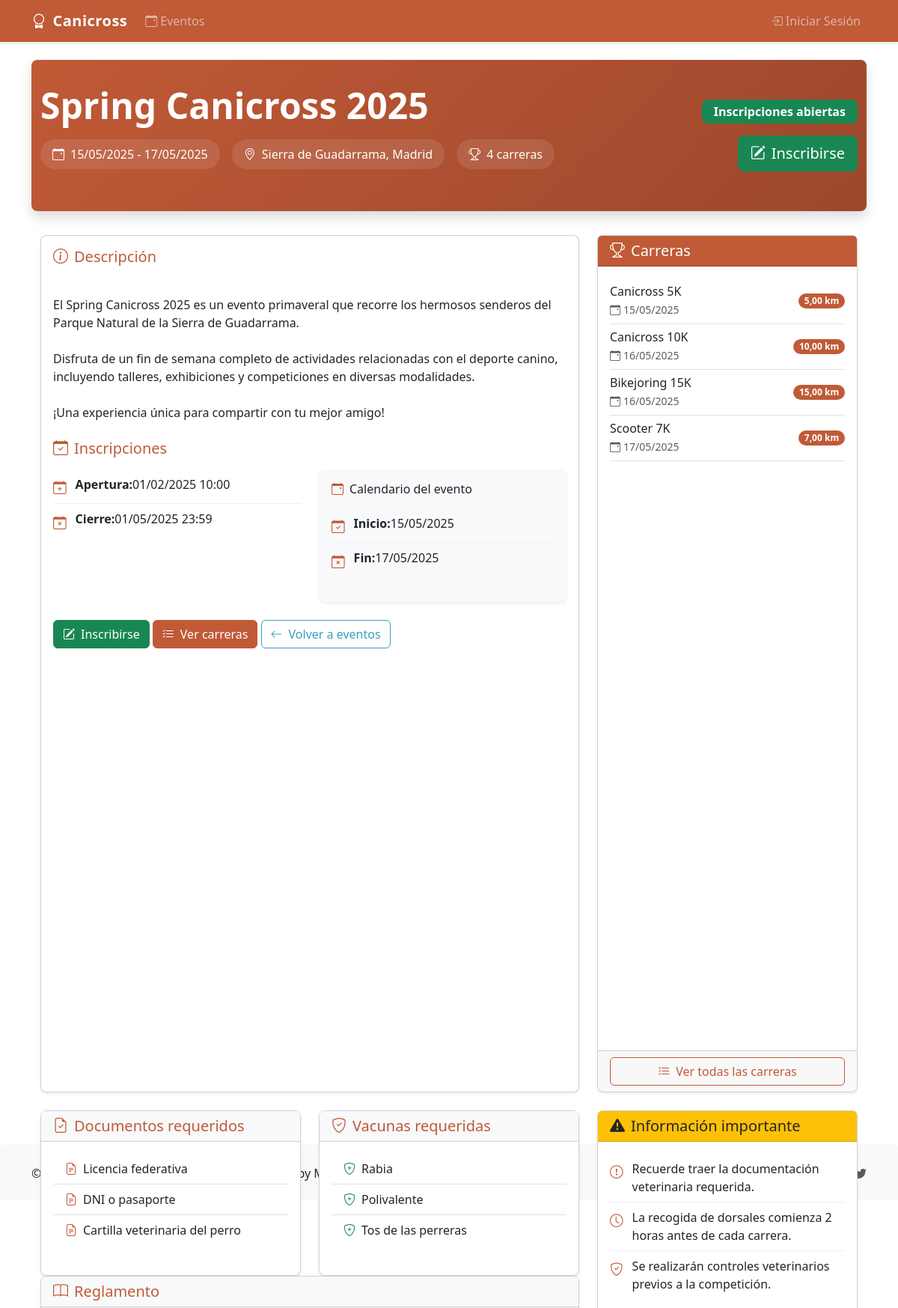
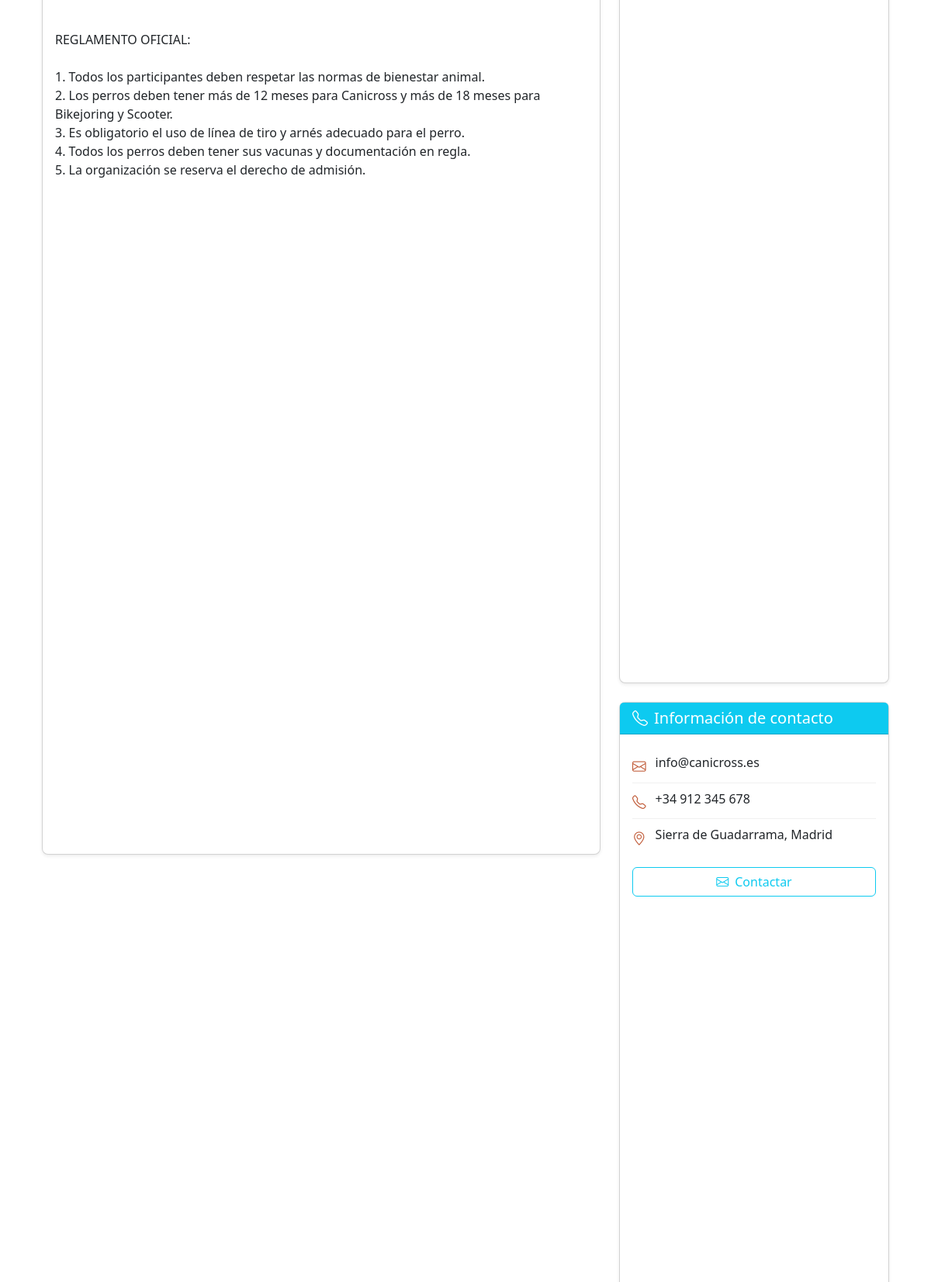
The page /events/spring-canicross-2025/ (upper part) on the database its author committed (2 pictures, top to bottom).
### events/models.py (models this page shows, shortened)
class Event(models.Model):
    name = models.CharField(max_length=255, verbose_name="Nombre")
    slug = models.SlugField(max_length=255, unique=True, blank=True, verbose_name="Slug")
    description = models.TextField(blank=True, verbose_name="Descripción")
    location = models.CharField(max_length=255, verbose_name="Ubicación")
    start_date = models.DateField(verbose_name="Fecha de inicio")
    end_date = models.DateField(verbose_name="Fecha de fin")
    rules = models.TextField(blank=True, verbose_name="Reglamento")
    registration_start = models.DateTimeField(verbose_name="Inicio de inscripciones")
    registration_end = models.DateTimeField(verbose_name="Fin de inscripciones")
    required_documents = models.JSONField(default=list, blank=True, verbose_name="Documentos requeridos")
    required_vaccines = models.JSONField(default=list, blank=True, verbose_name="Vacunas requeridas")
    STATUS_CHOICES = (
        ('draft', 'Borrador'),
        ('published', 'Publicado'),
        ('registration_open', 'Inscripciones abiertas'),
        ('registration_closed', 'Inscripciones cerradas'),
        ('in_progress', 'En progreso'),
        ('completed', 'Completado'),
        ('cancelled', 'Cancelado'),
    )
    status = models.CharField(max_length=20, choices=STATUS_CHOICES, default='draft', verbose_name="Estado")
    created_at = models.DateTimeField(auto_now_add=True, verbose_name="Fecha de creación")
    updated_at = models.DateTimeField(auto_now=True, verbose_name="Fecha de actualización")

class Race(models.Model):
    event = models.ForeignKey(Event, related_name='races', on_delete=models.CASCADE, verbose_name="Evento")
    modality = models.ForeignKey(Modality, related_name='races', on_delete=models.CASCADE, verbose_name="Modalidad")
    name = models.CharField(max_length=255, verbose_name="Nombre")
    distance = models.DecimalField(max_digits=5, decimal_places=2, help_text="Distancia en kilómetros", verbose_name="Distancia")
    description = models.TextField(blank=True, verbose_name="Descripción")
    START_TYPE_CHOICES = (
        ('mass', 'Salida en masa'),
        ('waves', 'Salida por oleadas'),
        ('intervals', 'Salida por intervalos'),
    )
    start_type = models.CharField(max_length=10, choices=START_TYPE_CHOICES, default='mass', verbose_name="Tipo de salida")
    participants_per_interval = models.PositiveSmallIntegerField(default=1, verbose_name="Participantes por intervalo")
    interval_seconds = models.PositiveSmallIntegerField(default=30, verbose_name="Segundos entre intervalos")
    max_participants = models.PositiveIntegerField(default=100, verbose_name="Máximo de participantes")
    race_date = models.DateField(verbose_name="Fecha de carrera")
    race_time = models.TimeField(verbose_name="Hora de carrera")
    actual_start_time = models.DateTimeField(null=True, blank=True, verbose_name="Hora real de inicio")
    class Meta:
        verbose_name = "Carrera"
        verbose_name_plural = "Carreras"

### events/views.py (the view)
# urls.py: path('<slug:slug>/', views.event_detail, name='event_detail'),
@log_function_call(logger)
def event_detail(request, slug):
    try:
        logger.info(f"Accediendo a detalle de evento: {slug} por usuario: {request.user}")
        event = get_object_or_404(Event, slug=slug)
        logger.debug(f"Evento encontrado: {event.name}")
        return render(request, 'events/event_detail.html', {'event': event})
    except Event.DoesNotExist:
        logger.warning(f"Evento no encontrado: {slug}")
        raise
    except Exception as e:
        log_exception(logger, f"Error al obtener detalle del evento: {slug}")
        raise

### templates/events/event_detail.html (shortened to what this page needs)
{% extends 'base.html' %}
{% block content %}
<div class="event-header">
    <div class="container">
        <div class="row align-items-center">
            <div class="col-md-8">
                <h1 class="display-5 fw-bold mb-3">{{ event.name }}</h1>
                <div class="event-meta">
                    <div class="event-meta-item">
                        <i class="bi bi-calendar-event"></i>
                        {{ event.start_date|date:"d/m/Y" }} - {{ event.end_date|date:"d/m/Y" }}
                    </div>
                    <div class="event-meta-item">
                        <i class="bi bi-geo-alt"></i>
                        {{ event.location }}
                    </div>
                    <div class="event-meta-item">
                        <i class="bi bi-trophy"></i>
                        {{ event.races.count }} carreras
                    </div>
                </div>
            </div>
            <div class="col-md-4 text-md-end text-center mt-3 mt-md-0">
                <span class="badge event-badge rounded-3 {% if event.status == 'registration_open' %}bg-success{% elif event.status == 'in_progress' %}bg-primary{% elif event.status == 'completed' %}bg-secondary{% elif event.status == 'cancelled' %}bg-danger{% else %}bg-warning{% endif %}">
                    {{ event.get_status_display }}
                </span>
                <div class="mt-3 action-buttons">
                    {% if event.status == 'registration_open' %}
                    <a href="{% url 'events:event_register' event.slug %}" class="btn btn-success btn-lg">
                        <i class="bi bi-pencil-square me-2"></i>Inscribirse
                    </a>
                    {% endif %}
                </div>
            </div>
        </div>
    </div>
</div>
<div class="container mb-5">
    <div class="row d-none d-md-flex">
        <div class="col-md-8">
            <div class="card mb-4 info-card">
                <div class="card-body">
                    <h5 class="section-title"><i class="bi bi-info-circle"></i> Descripción</h5>
                    <p>{{ event.description|linebreaks }}</p>
                    <h5 class="section-title mt-4"><i class="bi bi-calendar-check"></i> Inscripciones</h5>
                    <div class="row">
                        <div class="col-md-6">
                            <ul class="info-list">
                                <li><i class="bi bi-calendar-plus"></i> <strong>Apertura:</strong> {{ event.registration_start|date:"d/m/Y H:i" }}</li>
                                <li><i class="bi bi-calendar-x"></i> <strong>Cierre:</strong> {{ event.registration_end|date:"d/m/Y H:i" }}</li>
                            </ul>
                        </div>
                        <div class="col-md-6">
                            <div class="card border-light h-100">
                                <div class="card-body bg-light rounded">
                                    <h6 class="mb-3"><i class="bi bi-calendar-event text-primary me-2"></i>Calendario del evento</h6>
                                    <ul class="info-list">
                                        <li><i class="bi bi-calendar-check"></i> <strong>Inicio:</strong> {{ event.start_date|date:"d/m/Y" }}</li>
                                        <li><i class="bi bi-calendar-x"></i> <strong>Fin:</strong> {{ event.end_date|date:"d/m/Y" }}</li>
                                    </ul>
                                </div>
                            </div>
                        </div>
                    </div>
                    <div class="action-buttons mt-4">
                        {% if event.status == 'registration_open' %}
                        <a href="{% url 'events:event_register' event.slug %}" class="btn btn-success">
                            <i class="bi bi-pencil-square me-2"></i>Inscribirse
                        </a>
                        {% endif %}
                        <a href="{% url 'events:race_list' event.slug %}" class="btn btn-primary">
                            <i class="bi bi-list-check me-2"></i>Ver carreras
                        </a>
                        <a href="{% url 'events:event_list' %}" class="btn btn-outline-secondary">
                            <i class="bi bi-arrow-left me-2"></i>Volver a eventos
                        </a>
                    </div>
                </div>
            </div>
            <div class="row">
                {% if event.required_documents %}
                <div class="col-md-6">
                    <div class="card mb-4 info-card h-100">
                        <div class="card-header bg-light">
                            <h5 class="mb-0 text-primary"><i class="bi bi-file-earmark-check me-2"></i>Documentos requeridos</h5>
                        </div>
                        <div class="card-body">
                            <ul class="list-group list-group-flush">
                                {% for doc in event.required_documents %}
                                <li class="list-group-item d-flex align-items-center">
                                    <i class="bi bi-file-earmark-text text-primary me-2"></i>
                                    {{ doc }}
                                </li>
                                {% endfor %}
                            </ul>
                        </div>
                    </div>
                </div>
                {% endif %}
                {% if event.required_vaccines %}
                <div class="col-md-6">
                    <div class="card mb-4 info-card h-100">
                        <div class="card-header bg-light">
                            <h5 class="mb-0 text-primary"><i class="bi bi-shield-check me-2"></i>Vacunas requeridas</h5>
                        </div>
                        <div class="card-body">
                            <ul class="list-group list-group-flush">
                                {% for vaccine in event.required_vaccines %}
                                <li class="list-group-item d-flex align-items-center">
                                    <i class="bi bi-shield-plus text-success me-2"></i>
                                    {{ vaccine }}
                                </li>
                                {% endfor %}
                            </ul>
                        </div>
                    </div>
                </div>
                {% endif %}
            </div>
            {% if event.rules %}
            <div class="card mb-4 info-card">
                <div class="card-header bg-light">
                    <h5 class="mb-0 text-primary"><i class="bi bi-book me-2"></i>Reglamento</h5>
                </div>
                <div class="card-body">
                    {{ event.rules|linebreaks }}
                </div>
            </div>
            {% endif %}
        </div>
        <div class="col-md-4">
            <div class="card mb-4 info-card">
                <div class="card-header bg-primary text-white">
                    <h5 class="mb-0"><i class="bi bi-trophy me-2"></i>Carreras</h5>
                </div>
                <div class="card-body">
                    {% if event.races.all %}
                    <div class="list-group list-group-flush">
                        {% for race in event.races.all %}
                        <a href="{% url 'events:race_detail' event.slug race.id %}" class="list-group-item list-group-item-action d-flex justify-content-between align-items-center px-0 py-2 border-bottom">
                            <div>
                                <h6 class="mb-1">{{ race.name }}</h6>
                                <small class="text-muted d-flex align-items-center">
                                    <i class="bi bi-calendar-event me-1"></i>
                                    {{ race.race_date|date:"d/m/Y" }}
                                </small>
                            </div>
                            <span class="badge bg-primary rounded-pill">{{ race.distance }} km</span>
                        </a>
                        {% endfor %}
                    </div>
                    {% else %}
                    <div class="text-center py-4">
                        <i class="bi bi-trophy fs-1 text-muted"></i>
                        <p class="mt-3">Aún no hay carreras definidas para este evento.</p>
                    </div>
                    {% endif %}
                </div>
                <div class="card-footer">
                    <a href="{% url 'events:race_list' event.slug %}" class="btn btn-outline-primary d-block">
                        <i class="bi bi-list-check me-2"></i>Ver todas las carreras
                    </a>
                </div>
            </div>
            <div class="card mb-4 info-card">
                <div class="card-header bg-warning text-dark">
                    <h5 class="mb-0"><i class="bi bi-exclamation-triangle-fill me-2"></i>Información importante</h5>
                </div>
                <div class="card-body">
                    <ul class="info-list">
                        <li><i class="bi bi-exclamation-circle"></i> Recuerde traer la documentación veterinaria requerida.</li>
                        <li><i class="bi bi-clock"></i> La recogida de dorsales comienza 2 horas antes de cada carrera.</li>
                        <li><i class="bi bi-shield-check"></i> Se realizarán controles veterinarios previos a la competición.</li>
                    </ul>
                </div>
            </div>
            <div class="card info-card">
                <div class="card-header bg-info text-white">
                    <h5 class="mb-0"><i class="bi bi-telephone me-2"></i>Información de contacto</h5>
                </div>
                <div class="card-body">
                    <ul class="info-list">
                        <li><i class="bi bi-envelope"></i> info@canicross.es</li>
                        <li><i class="bi bi-telephone"></i> +34 912 345 678</li>
                        <li><i class="bi bi-geo-alt"></i> {{ event.location }}</li>
                    </ul>
                    <div class="d-grid gap-2 mt-3">
                        <a href="mailto:info@canicross.es" class="btn btn-outline-info">
                            <i class="bi bi-envelope me-2"></i>Contactar
                        </a>
                    </div>
                </div>
            </div>
        </div>
    </div>
</div>
{% endblock %}

### rows shown on the page
Event: name "Spring Canicross 2025", start_date "15/05/2025", end_date "17/05/2025", location "Sierra de Guadarrama, Madrid", races.count "4", status "Inscripciones abiertas", description "El Spring Canicross 2025 es un evento primaveral que recorre los hermosos senderos del Parque Natural de la Sierra de Guadarrama. Disfruta de un fin de semana completo de actividades relacionadas con el deporte canino, incluyendo talleres, exhibiciones y competiciones en diversas modalidades. ¡Una experiencia única para compartir con tu mejor amigo!", registration_start "01/02/2025 10:00", registration_end "01/05/2025 23:59", rules "REGLAMENTO OFICIAL: 1. Todos los participantes deben respetar las normas de bienestar animal. 2. Los perros deben tener más de 12 meses para Canicross y más de 18 meses para Bikejoring y Scooter. 3. Es obligatorio el uso de línea de tiro y arnés adecuado para el perro. 4. Todos los perros deben tener sus vacunas y documentación en regla. 5. La organización se reserva el derecho de admisión."
Race: name "Canicross 5K", race_date "15/05/2025", distance "5,00"
Race: name "Canicross 10K", race_date "16/05/2025", distance "10,00"
Race: name "Bikejoring 15K", race_date "16/05/2025", distance "15,00"
Race: name "Scooter 7K", race_date "17/05/2025", distance "7,00"

### other values the page prints
{{ doc }} "Licencia federativa" "DNI o pasaporte" "Cartilla veterinaria del perro"
{{ vaccine }} "Rabia" "Polivalente" "Tos de las perreras"
